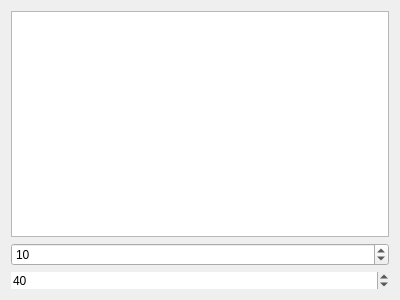
<?xml version="1.0" encoding="UTF-8"?>
<ui version="4.0">
 <class>Widget</class>
 <widget class="QWidget" name="Widget">
  <property name="geometry">
   <rect>
    <x>0</x>
    <y>0</y>
    <width>400</width>
    <height>300</height>
   </rect>
  </property>
  <property name="windowTitle">
   <string>Widget</string>
  </property>
  <layout class="QVBoxLayout" name="verticalLayout">
   <item>
    <widget class="QTextEdit" name="textEdit"/>
   </item>
   <item>
    <widget class="QSpinBox" name="spinBox">
     <property name="value">
      <number>10</number>
     </property>
    </widget>
   </item>
   <item>
    <widget class="QSpinBox" name="spinBox_2">
     <property name="frame">
      <bool>false</bool>
     </property>
     <property name="value">
      <number>40</number>
     </property>
    </widget>
   </item>
  </layout>
 </widget>
 <layoutdefault spacing="6" margin="11"/>
 <resources/>
 <connections/>
</ui>
